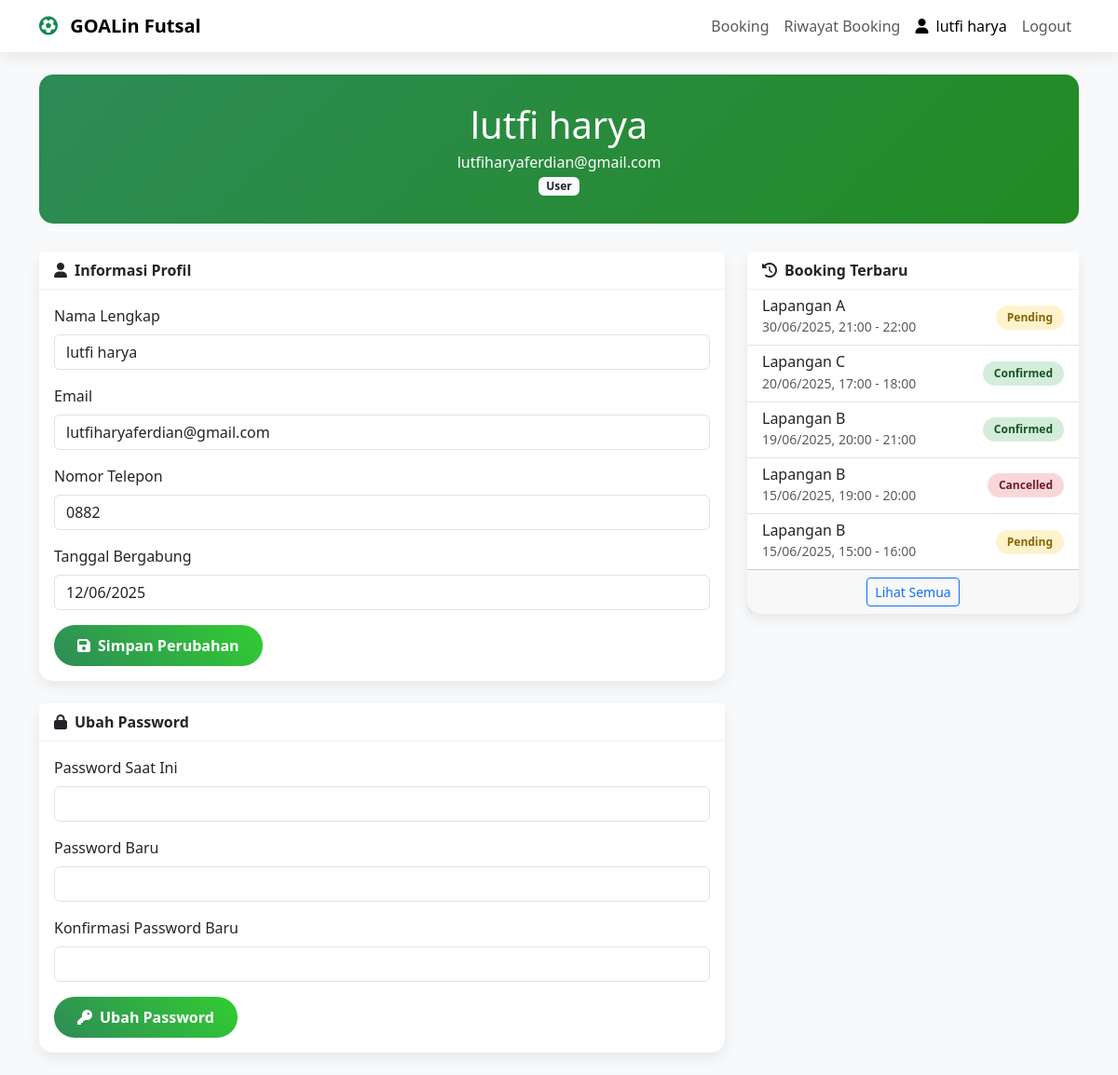
The app's page /profile.php (signed in) with its own data.
### tables this page shows
CREATE TABLE `users` (
  `id` int NOT NULL AUTO_INCREMENT,
  `username` varchar(50) NOT NULL,
  `email` varchar(100) NOT NULL,
  `password` varchar(255) NOT NULL,
  `full_name` varchar(100) NOT NULL,
  `phone` varchar(20) DEFAULT NULL,
  `role` enum('user','admin') DEFAULT 'user',
  `created_at` timestamp NULL DEFAULT CURRENT_TIMESTAMP,
  `updated_at` timestamp NULL DEFAULT CURRENT_TIMESTAMP ON UPDATE CURRENT_TIMESTAMP,
  PRIMARY KEY (`id`),
  UNIQUE KEY `username` (`username`),
  UNIQUE KEY `email` (`email`)
);

CREATE TABLE `bookings` (
  `id` int NOT NULL AUTO_INCREMENT,
  `user_id` int NOT NULL,
  `field_id` int NOT NULL,
  `booking_date` date NOT NULL,
  `time_slot_id` int NOT NULL,
  `total_price` decimal(10,2) NOT NULL,
  `status` enum('pending','confirmed','cancelled','completed') DEFAULT 'pending',
  `payment_status` enum('pending','paid','refunded') DEFAULT 'pending',
  `payment_method` varchar(50) DEFAULT NULL,
  `notes` text,
  `admin_notes` text,
  `created_at` timestamp NULL DEFAULT CURRENT_TIMESTAMP,
  `updated_at` timestamp NULL DEFAULT CURRENT_TIMESTAMP ON UPDATE CURRENT_TIMESTAMP,
  `bank_account` varchar(100) DEFAULT NULL,
  PRIMARY KEY (`id`),
  UNIQUE KEY `unique_booking` (`field_id`,`booking_date`,`time_slot_id`),
  KEY `user_id` (`user_id`),
  KEY `time_slot_id` (`time_slot_id`),
  CONSTRAINT `bookings_ibfk_1` FOREIGN KEY (`user_id`) REFERENCES `users` (`id`),
  CONSTRAINT `bookings_ibfk_2` FOREIGN KEY (`field_id`) REFERENCES `fields` (`id`),
  CONSTRAINT `bookings_ibfk_3` FOREIGN KEY (`time_slot_id`) REFERENCES `time_slots` (`id`)
);

CREATE TABLE `fields` (
  `id` int NOT NULL AUTO_INCREMENT,
  `name` varchar(100) NOT NULL,
  `description` text,
  `price_per_hour` decimal(10,2) NOT NULL,
  `image_path` varchar(255) DEFAULT NULL,
  `status` enum('active','maintenance') DEFAULT 'active',
  `created_at` timestamp NULL DEFAULT CURRENT_TIMESTAMP,
  `updated_at` timestamp NULL DEFAULT CURRENT_TIMESTAMP ON UPDATE CURRENT_TIMESTAMP,
  PRIMARY KEY (`id`)
);

CREATE TABLE `time_slots` (
  `id` int NOT NULL AUTO_INCREMENT,
  `start_time` time NOT NULL,
  `end_time` time NOT NULL,
  `created_at` timestamp NULL DEFAULT CURRENT_TIMESTAMP,
  PRIMARY KEY (`id`)
);

### config/config.php (called while the page is built, shortened)
<?php
function isUser() {
    return isset($_SESSION['role']) && $_SESSION['role'] === 'user';
}
function formatDate($date) {
    return date('d/m/Y', strtotime($date));
}
function formatTime($time) {
    return date('H:i', strtotime($time));
}
?>

### profile.php (the view, shortened to what this page needs)
<?php
require_once 'config/config.php';
$database = new Database();
$db = $database->getConnection();
$user_id = $_SESSION['user_id'];
$query = "SELECT * FROM users WHERE id = ?";
$stmt = $db->prepare($query);
$stmt->execute([$user_id]);
$user = $stmt->fetch(PDO::FETCH_ASSOC);
$query = "
    SELECT b.*, f.name as field_name, ts.start_time, ts.end_time
    FROM bookings b
    JOIN fields f ON b.field_id = f.id
    JOIN time_slots ts ON b.time_slot_id = ts.id
    WHERE b.user_id = ?
    ORDER BY b.booking_date DESC, ts.start_time DESC
    LIMIT 5
";
$stmt = $db->prepare($query);
$stmt->execute([$user_id]);
$recent_bookings = $stmt->fetchAll(PDO::FETCH_ASSOC);
?>
<!DOCTYPE html>
<html lang="id">
<head>
    <link href="https://cdn.jsdelivr.net/npm/bootstrap@5.3.0/dist/css/bootstrap.min.css" rel="stylesheet">
    <link href="https://cdnjs.cloudflare.com/ajax/libs/font-awesome/6.0.0/css/all.min.css" rel="stylesheet">
</head>
<body>
    <nav class="navbar navbar-expand-lg navbar-light fixed-top">
        <div class="container">
            <a class="navbar-brand fw-bold" href="index.php">
                <i class="fas fa-futbol text-success me-2"></i>
                <?php echo SITE_NAME; ?>
            </a>
            <div class="collapse navbar-collapse" id="navbarNav">
                <ul class="navbar-nav ms-auto">
                    <?php if (isUser()): ?>
                        <li class="nav-item">
                            <a class="nav-link" href="booking.php">Booking</a>
                        </li>
                        <li class="nav-item">
                            <a class="nav-link" href="my-bookings.php">Riwayat Booking</a>
                        </li>
                    <?php endif; ?>
                    <a class="nav-link active" href="profile.php">
                        <i class="fas fa-user me-1"></i>
                        <?php echo htmlspecialchars($_SESSION['full_name']); ?>
                    </a>
                    <li class="nav-item">
                        <a class="nav-link" href="logout.php">Logout</a>
                    </li>
                </ul>
            </div>
        </div>
    </nav>
    <div class="container">
        <div class="profile-header text-center">
            <h1 class="mb-1"><?php echo htmlspecialchars($user['full_name']); ?></h1>
            <p class="mb-0"><?php echo htmlspecialchars($user['email']); ?></p>
            <p class="mb-0">
                <span class="badge bg-light text-dark">
                    <?php echo ucfirst($user['role']); ?>
                </span>
            </p>
        </div>
        <div class="row">
            <div class="col-lg-8">
                <div class="card mb-4">
                    <div class="card-header">
                        <i class="fas fa-user me-2"></i>Informasi Profil
                    </div>
                    <div class="card-body">
                        <form method="post" action="">
                            <div class="mb-3">
                                <label for="full_name" class="form-label">Nama Lengkap</label>
                                <input type="text" class="form-control" id="full_name" name="full_name" value="<?php echo htmlspecialchars($user['full_name']); ?>" required>
                            </div>
                            <div class="mb-3">
                                <label for="email" class="form-label">Email</label>
                                <input type="email" class="form-control" id="email" name="email" value="<?php echo htmlspecialchars($user['email']); ?>" required>
                            </div>
                            <div class="mb-3">
                                <label for="phone" class="form-label">Nomor Telepon</label>
                                <input type="text" class="form-control" id="phone" name="phone" value="<?php echo htmlspecialchars($user['phone']); ?>" required>
                            </div>
                            <div class="mb-3">
                                <label class="form-label">Tanggal Bergabung</label>
                                <input type="text" class="form-control" value="<?php echo formatDate($user['created_at']); ?>" readonly>
                            </div>
                            <button type="submit" name="update_profile" class="btn btn-primary">
                                <i class="fas fa-save me-2"></i>Simpan Perubahan
                            </button>
                        </form>
                    </div>
                </div>
                <div class="card mb-4">
                    <div class="card-header">
                        <i class="fas fa-lock me-2"></i>Ubah Password
                    </div>
                    <div class="card-body">
                        <form method="post" action="">
                            <div class="mb-3">
                                <label for="current_password" class="form-label">Password Saat Ini</label>
                                <input type="password" class="form-control" id="current_password" name="current_password" required>
                            </div>
                            <div class="mb-3">
                                <label for="new_password" class="form-label">Password Baru</label>
                                <input type="password" class="form-control" id="new_password" name="new_password" required>
                            </div>
                            <div class="mb-3">
                                <label for="confirm_password" class="form-label">Konfirmasi Password Baru</label>
                                <input type="password" class="form-control" id="confirm_password" name="confirm_password" required>
                            </div>
                            <button type="submit" name="change_password" class="btn btn-primary">
                                <i class="fas fa-key me-2"></i>Ubah Password
                            </button>
                        </form>
                    </div>
                </div>
            </div>
            <div class="col-lg-4">
                <?php if (isUser() && count($recent_bookings) > 0): ?>
                <div class="card">
                    <div class="card-header">
                        <i class="fas fa-history me-2"></i>Booking Terbaru
                    </div>
                    <div class="card-body p-0">
                        <ul class="list-group list-group-flush">
                            <?php foreach ($recent_bookings as $booking): ?>
                                <li class="list-group-item">
                                    <div class="d-flex justify-content-between align-items-center">
                                        <div>
                                            <h6 class="mb-0"><?php echo htmlspecialchars($booking['field_name']); ?></h6>
                                            <small class="text-muted">
                                                <?php echo formatDate($booking['booking_date']); ?>,
                                                <?php echo formatTime($booking['start_time']) . ' - ' . formatTime($booking['end_time']); ?>
                                            </small>
                                        </div>
                                        <span class="status-badge status-<?php echo $booking['status']; ?>">
                                            <?php echo ucfirst($booking['status']); ?>
                                        </span>
                                    </div>
                                </li>
                            <?php endforeach; ?>
                        </ul>
                    </div>
                    <div class="card-footer text-center">
                        <a href="my-bookings.php" class="btn btn-sm btn-outline-primary">Lihat Semua</a>
                    </div>
                </div>
                <?php endif; ?>
            </div>
        </div>
    </div>
</body>
</html>

### profile.php (style rules this page uses)
:root { --primary-color: #2E8B57; --secondary-color: #228B22; --accent-color: #32CD32; --dark-green: #006400; }
body { background-color: #f8f9fa; padding-top: 80px; }
.navbar { background: rgba(255, 255, 255, 0.95) !important; backdrop-filter: blur(10px); box-shadow: 0 2px 20px rgba(0,0,0,0.1); }
.profile-header { background: linear-gradient(135deg, var(--primary-color) 0%, var(--secondary-color) 100%); color: white; padding: 30px 0; margin-bottom: 30px; border-radius: 15px; }
.card { border: none; border-radius: 15px; box-shadow: 0 5px 15px rgba(0,0,0,0.08); margin-bottom: 30px; }
.card-header { background-color: white; border-bottom: 1px solid rgba(0,0,0,0.05); font-weight: 600; }
.btn-primary { background: linear-gradient(45deg, var(--primary-color), var(--accent-color)); border: none; border-radius: 25px; padding: 10px 25px; font-weight: 600; transition: all 0.3s ease; }
.status-badge { padding: 4px 12px; border-radius: 20px; font-size: 0.75rem; font-weight: 600; }
.status-pending { background: #fff3cd; color: #856404; }
.status-confirmed { background: #d4edda; color: #155724; }
.status-cancelled { background: #f8d7da; color: #721c24; }

### records on screen
users: full_name "lutfi harya", email "lutfiharyaferdian@gmail.com", role "User", phone "0882", created_at "12/06/2025"
bookings: field.name "Lapangan A", booking_date "30/06/2025", time_slot.start_time "21:00", time_slot.end_time "22:00", status "Pending"
bookings: field.name "Lapangan C", booking_date "20/06/2025", time_slot.start_time "17:00", time_slot.end_time "18:00", status "Confirmed"
bookings: field.name "Lapangan B", booking_date "19/06/2025", time_slot.start_time "20:00", time_slot.end_time "21:00", status "Confirmed"
bookings: field.name "Lapangan B", booking_date "15/06/2025", time_slot.start_time "19:00", time_slot.end_time "20:00", status "Cancelled"
bookings: field.name "Lapangan B", booking_date "15/06/2025", time_slot.start_time "15:00", time_slot.end_time "16:00", status "Pending"

### other values on screen
SITE_NAME "GOALin Futsal"
$_SESSION['full_name'] "lutfi harya"
